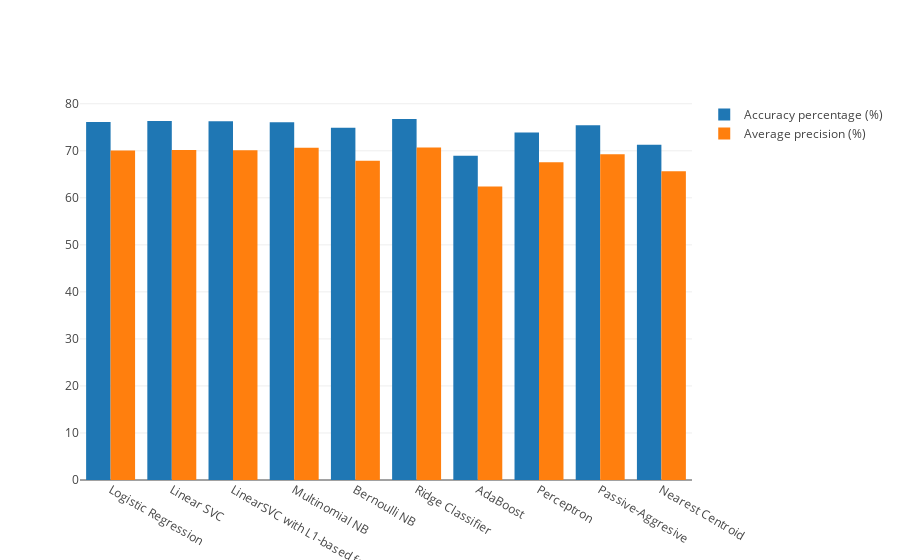

Write notebook code for a chart like this one.
### Markdown cell above
A summary of the results for comparison is given below.

| Classifier | Accuracy | Train and test time |
| --- | --- | --- |
| Logistic regression | 89.36% | 48.01s |
| Linear SVC | 90.48% | 130.99s |
| LinearSVC with L1-based feature selection | 89.68% | 68.35s |
| Multinomial NB | 87.86% | 48.57s |
| Bernoulli NB | 87.82% | 66.07s |
| Ridge Classifier | 90.54% | 46.96s |
| AdaBoost | 80.72% | 66.22s |
| Perceptron | 89.02% | 44.78s |
| Passive-Aggresive | 90.12% | 45.59s |
| Nearest Centroid | 81.50% | 52.60s |


Thus, It looks like Ridge Classifier and Linear SVC are the best performing classifier in our case.

That's it for this part, we will try in the next post to implement Word2vec and Doc2Vec to see if there is any improvement in the performance.

Thank you for reading :)

### Code cell
import plotly.offline as py
py.init_notebook_mode(connected=True)
import plotly.graph_objs as go

import numpy as np

acc=[]
names = []
avg_ = []
fp_ = []
tp_ = []

for name, accuracy, prec, rec, avg, fp, tp in result:
    acc.append(accuracy*100)
    names.append(name)
    avg_.append(avg*100)
    fp_.append(fp)
    tp_.append(tp)
    
trace1 = go.Bar(
    x=names,
    y=acc,
    name='Accuracy percentage (%)'
)
trace3 = go.Bar(
    x=names,
    y=avg_,
    name='Average precision (%)'
)

data = [trace1, trace3]
layout = go.Layout(
    barmode='group'
)

fig = go.Figure(data=data, layout=layout)
py.iplot(fig, filename='grouped-bar')

### Figure 1 — Plotly figure (JSON) as saved in the notebook; plotly's stock layout.template omitted (floating-point values rounded to 4 significant figures)
{"data": [{"name": "Accuracy percentage (%)", "type": "bar", "uid": "e4b48c20-c195-11e8-9980-2016d8c46e37", "x": ["Logistic Regression", "Linear SVC", "LinearSVC with L1-based feature selection", "Multinomial NB", "Bernoulli NB", "Ridge Classifier", "AdaBoost", "Perceptron", "Passive-Aggresive", "Nearest Centroid"], "y": [76.14, 76.34, 76.28, 76.08, 74.92, 76.76, 68.96, 73.9, 75.44, 71.3]}, {"name": "Average precision (%)", "type": "bar", "uid": "e4b48c21-c195-11e8-9980-2016d8c46e37", "x": ["Logistic Regression", "Linear SVC", "LinearSVC with L1-based feature selection", "Multinomial NB", "Bernoulli NB", "Ridge Classifier", "AdaBoost", "Perceptron", "Passive-Aggresive", "Nearest Centroid"], "y": [70.05, 70.18, 70.13, 70.64, 67.9, 70.69, 62.42, 67.54, 69.28, 65.64]}], "layout": {"barmode": "group"}}
